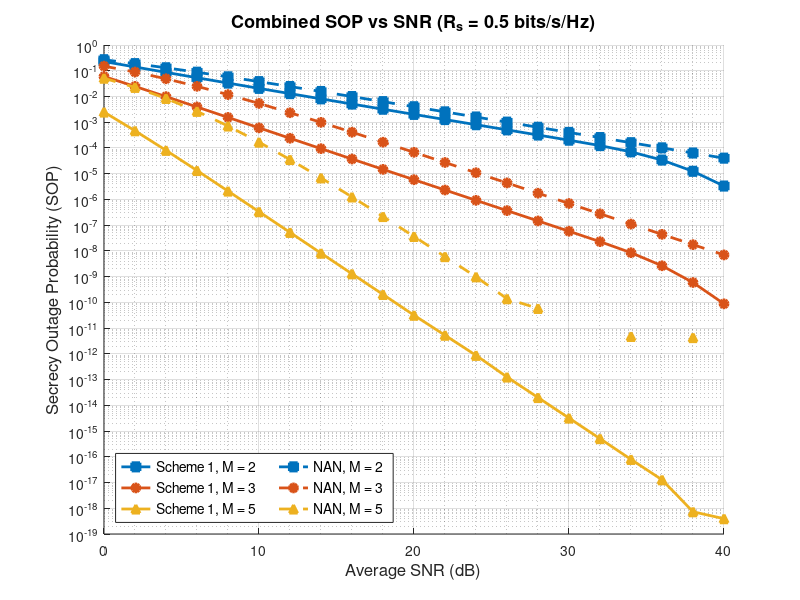

The MATLAB script that drew this image:
clear;
clc;
close all;

% System Parameters
Rs       = 0.5;
A        = 2^(Rs) - 1;
B        = 2^(Rs);
alpha_pl = 3.0;
d_AR     = 1.0;
d_RB     = 1.0;
d_AE     = 0.8;
d_RE     = 0.8;
Omega_AR = d_AR^(-alpha_pl);
Omega_RB = d_RB^(-alpha_pl);
Omega_AE = d_AE^(-alpha_pl);
Omega_RE = d_RE^(-alpha_pl);

% SNR range 
SNR_dB  = 0:2:40;
SNR_lin = 10.^(SNR_dB/10);

% Numerical Integration Settings (ZFB Scheme 1)
y_max   = 1e4;
rel_tol = 1e-8;
abs_tol = 1e-10;

% M values per scheme
M_scheme1 = [2, 3, 5];   % ZFB scheme
M_scheme2 = [2, 3, 5];      % NAN scheme 

% Plot Setup
figure('Color', 'w', 'Position', [100 100 800 550]);
hold on;

% Markers and linestyles: solid for ZFB Scheme 1, dashed for NAN
markers_s1 = {'-s', '-o', '-^', '-d'};
markers_s2 = {'--s', '--o', '--^'};
colors_s1  = lines(length(M_scheme1));
colors_s2  = lines(length(M_scheme2));

legendentries = {};
allSOP = [];

% SCHEME 1 ZFB
fprintf('=== Scheme 1 ===\n');
for m_idx = 1:length(M_scheme1)
    M   = M_scheme1(m_idx);
    SOP = zeros(size(SNR_lin));
    fprintf('Computing Scheme 1 SOP for M = %d...\n', M);

    for idx = 1:length(SNR_lin)
        g_RB = SNR_lin(idx);
        g_AR = g_RB * (Omega_AR / Omega_RB);
        g_AE = g_RB * (Omega_AE / Omega_RB);
        g_RE = g_RB * (Omega_RE / Omega_RB);

        lam_AE = 1 / g_AE;
        lam_AR = 1 / g_AR;
        lam_RB = 1 / g_RB;
        mu     = g_RE / g_AE;

        % Eavesdropper PDF - Scheme 1 ZFB
        f_E = @(y) (lam_AE*(M-1)*mu .* exp(-lam_AE*y) ./ (1 + mu*y).^M) + ...
                   (lam_AE           .* exp(-lam_AE*y) ./ (1 + mu*y).^(M-1));

        % Receiver Outage Term S(y)
        S = @(y) exp(-lam_AR*(A + B*y)) .* arrayfun(@(yy) ...
            sum( (lam_AR*(A+B*yy)).^(0:M-1) ./ factorial(0:M-1) ), y);

        % T1
        T1 = integral(f_E, 0, y_max);

        % T2
        T2 = integral(@(y) -S(y) .* f_E(y), 0, y_max);

        % T3
        T3 = 0;
        for j = 1:M
            coeff_j = nchoosek(M,j) * (-1)^j * exp(-j*lam_RB*A);
            I3j     = integral(@(y) exp(-j*B*lam_RB*y) .* f_E(y), 0, y_max);
            T3      = T3 + coeff_j * I3j;
        end

        % T4
        T4 = 0;
        for j = 1:M
            for k = 0:M-1
                Psi_jk   = (j*lam_RB + lam_AR);
                coeff_jk = nchoosek(M,j) * (-1)^j * (lam_AR^k / factorial(k)) * ...
                           exp(-Psi_jk * A);
                I4jk     = integral(@(y) (A + B*y).^k .* exp(-Psi_jk*B*y) .* ...
                           f_E(y), 0, y_max);
                T4       = T4 - coeff_jk * I4jk;
            end
        end

        SOP(idx) = T1 + T2 + T3 + T4;
    end

    allSOP = [allSOP, SOP];
    semilogy(SNR_dB, SOP, markers_s1{m_idx}, 'LineWidth', 2, 'MarkerSize', 6, ...
        'MarkerFaceColor', colors_s1(m_idx,:), 'Color', colors_s1(m_idx,:));
    legendentries{end+1} = sprintf('Scheme 1, M = %d', M);
end

% NAN SCHEME 
fprintf('\n=== NAN Scheme ===\n');
for m_idx = 1:length(M_scheme2)
    M   = M_scheme2(m_idx);
    SOP = zeros(size(SNR_lin));
    fprintf('Computing NAN SOP for M = %d...\n', M);

    for idx = 1:length(SNR_lin)
        rho  = SNR_lin(idx);
        g_AR = rho * Omega_AR;
        g_RB = rho * Omega_RB;
        g_AE = rho * Omega_AE;
        g_RE = rho * Omega_RE;

        beta   = g_RE / ((M-1) * g_AE);
        alpha  = g_RE / g_AE;
        lam_AE = 1/g_AE;
        lam_AR = 1/g_AR;
        lam_RB = 1/g_RB;

        % Eavesdropper PDF - NAN Scheme
        f_E = @(y) (lam_AE ./ (1 + beta.*y).^(M-1) + ...
                    alpha .* lam_AE .* y ./ (1 + beta.*y).^M) .* exp(-lam_AE.*y);

        % T1
        T1 = integral(f_E, 0, Inf);

        % T2
        T2 = 0;
        for k = 0:M-1
            integrand_T2 = @(y) ((lam_AR*(A + B.*y)).^k ./ factorial(k)) .* ...
                                exp(-lam_AR*(A + B.*y)) .* f_E(y);
            T2 = T2 - integral(integrand_T2, 0, Inf);
        end

        % T3
        T3 = 0;
        for j = 1:M
            coeff_j      = nchoosek(M,j) * (-1)^j;
            integrand_T3 = @(y) coeff_j .* exp(-j * lam_RB * (A + B.*y)) .* f_E(y);
            T3           = T3 + integral(integrand_T3, 0, Inf);
        end

        % T4
        T4 = 0;
        for j = 1:M
            for k = 0:M-1
                coeff_jk     = nchoosek(M,j) * (-1)^j;
                integrand_T4 = @(y) coeff_jk .* exp(-j * lam_RB * (A + B.*y)) .* ...
                                    ((lam_AR*(A + B.*y)).^k ./ factorial(k)) .* ...
                                    exp(-lam_AR*(A + B.*y)) .* f_E(y);
                T4 = T4 - integral(integrand_T4, 0, Inf);
            end
        end

        SOP(idx) = T1 + T2 + T3 + T4;
        fprintf('%-10.1f %-12.4f %-12.4f %-12.4f %-12.4f %-12.4e\n', ...
                SNR_dB(idx), T1, T2, T3, T4, SOP(idx));
    end

    allSOP = [allSOP, SOP];
    semilogy(SNR_dB, SOP, markers_s2{m_idx}, 'LineWidth', 2, 'MarkerSize', 6, ...
        'MarkerFaceColor', colors_s2(m_idx,:), 'Color', colors_s2(m_idx,:));
    legendentries{end+1} = sprintf('NAN, M = %d', M);
end

% Formatting
grid on; grid minor;
xlabel('Average SNR (dB)', 'FontSize', 12);
ylabel('Secrecy Outage Probability (SOP)', 'FontSize', 12);
title(['Combined SOP vs SNR (R_s = ', num2str(Rs), ' bits/s/Hz)'], 'FontSize', 13);
legend(legendentries, 'Location', 'SouthWest', 'FontSize', 10, 'NumColumns', 2);

% Force powers-of-10 on Y-axis
ax = gca;
set(ax, 'YScale', 'log', 'YMinorGrid', 'on');
ymin_exp  = floor(log10(min(allSOP(allSOP > 0))));
ymax_exp  = ceil(log10(max(allSOP(allSOP > 0))));
ytick_exp = ymin_exp:ymax_exp;
yticks(10.^ytick_exp);
yticklabels(arrayfun(@(e) sprintf('10^{%d}', e), ytick_exp, 'UniformOutput', false));
ylim([10^ymin_exp, 10^ymax_exp]);

hold off;
fprintf('\nPlotting Complete.\n');
